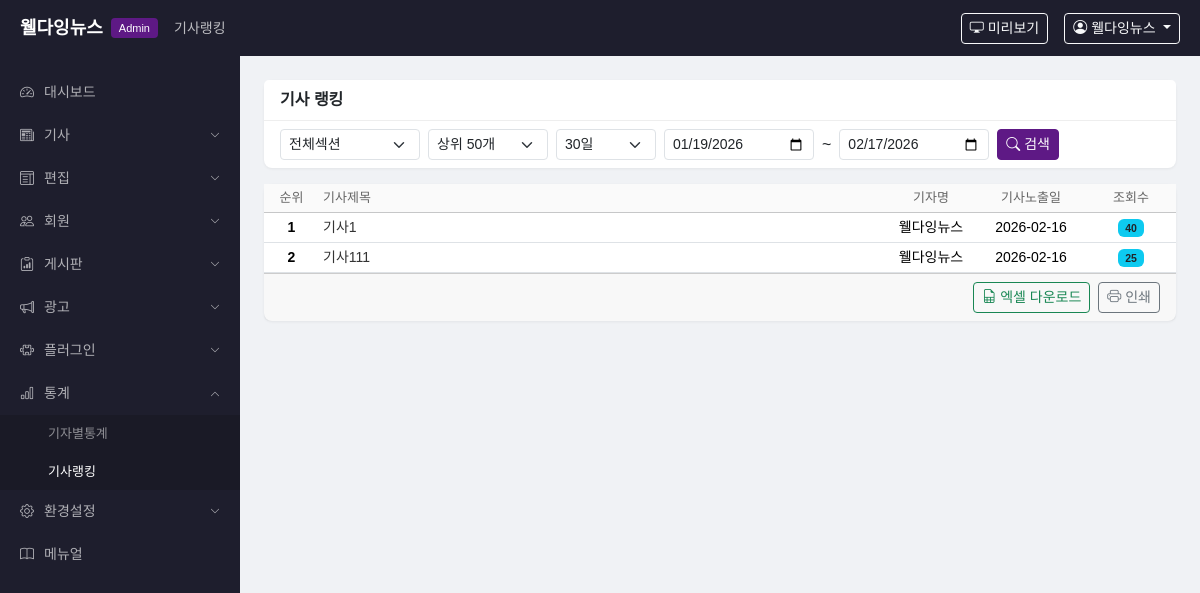
/admin/stats/ranking (signed in), run on the app's committed database.
### app/models.py (models this page shows, shortened)
class AdminUser(UserMixin, db.Model):
    __tablename__ = 'admin_user'
    id = db.Column(db.Integer, primary_key=True)
    user_id = db.Column(db.String(50), unique=True, nullable=False)
    password_hash = db.Column(db.String(256), nullable=False)
    name = db.Column(db.String(50), nullable=False)
    email = db.Column(db.String(100))
    department = db.Column(db.String(50), default='')
    level = db.Column(db.String(20), default='admin')  # admin, editor, reporter
    is_active = db.Column(db.Boolean, default=True)
    is_dormant = db.Column(db.Boolean, default=False)
    created_at = db.Column(db.DateTime, default=datetime.now)

class Article(db.Model):
    __tablename__ = 'article'
    id = db.Column(db.Integer, primary_key=True)
    title = db.Column(db.String(500), nullable=False)
    subtitle = db.Column(db.Text, default='')
    content = db.Column(db.Text, default='')
    summary = db.Column(db.Text, default='')
    section_id = db.Column(db.Integer, db.ForeignKey('section.id'))
    subsection_id = db.Column(db.Integer, db.ForeignKey('sub_section.id'))
    author_name = db.Column(db.String(50), default='웰다잉뉴스')
    author_email = db.Column(db.String(100), default='welldyingnews@naver.com')
    source = db.Column(db.String(100), default='')  # 기사출처
    level = db.Column(db.String(1), default='B')  # B=일반, I=중요, T=헤드라인
    recognition = db.Column(db.String(1), default='E')  # C=미승인, E=승인, R=반려
    article_type = db.Column(db.String(1), default='B')  # B=일반, P=카드뉴스, G=갤러리
    thumbnail_path = db.Column(db.String(500), default='')
    serial_code_id = db.Column(db.Integer, db.ForeignKey('serial_code.id'), nullable=True)
    keyword = db.Column(db.String(500), default='')
    view_count = db.Column(db.Integer, default=0)
    created_at = db.Column(db.DateTime, default=datetime.now)
    updated_at = db.Column(db.DateTime, default=datetime.now, onupdate=datetime.now)
    embargo_date = db.Column(db.DateTime, nullable=True)
    is_deleted = db.Column(db.Boolean, default=False)
    section = db.relationship('Section', backref='articles')
    subsection = db.relationship('SubSection', backref='articles')
    serial_code = db.relationship('SerialCode', backref='articles')
    article_relations = db.relationship('ArticleRelation', foreign_keys='ArticleRelation.article_id',
                                        backref='article', lazy='dynamic', cascade='all, delete-orphan')

### app/admin/routes.py (the view, shortened to what this page needs)
@admin_bp.route('/stats/ranking')
@admin_required
def stats_ranking():
    from datetime import timedelta
    opt_section = request.args.get('opt_section', '')
    opt_limit = request.args.get('opt_limit', 50, type=int)
    start_date = request.args.get('start_date', '')
    end_date = request.args.get('end_date', '')
    sc_date = request.args.get('sc_date', '30')
    today = datetime.now()
    if sc_date and sc_date != 'S':
        days = int(sc_date) if sc_date not in ('', 'S') else 30
        if days > 0:
            sd = today - timedelta(days=days - 1)
            ed = today
        elif days < 0:
            sd = ed = today - timedelta(days=1)
        else:
            sd = ed = today
    else:
        sd = today - timedelta(days=29)
        ed = today
    start_str = sd.strftime('%Y-%m-%d')
    end_str = ed.strftime('%Y-%m-%d')
    query = Article.query.filter(
        Article.is_deleted == False,
        Article.created_at >= sd,
        Article.created_at < ed + timedelta(days=1)
    )
    if opt_section:
        query = query.filter_by(section_id=int(opt_section))
    articles = query.order_by(Article.view_count.desc()).limit(opt_limit).all()
    sections = Section.query.order_by(Section.sort_order).all()
    return render_template('admin/stats_ranking.html',
                           articles=articles, sections=sections,
                           opt_section=opt_section, opt_limit=opt_limit,
                           start_date=start_str, end_date=end_str,
                           sc_date=sc_date)

### app/__init__.py (called while the page is built)
def create_app():
    app = Flask(__name__)
    app.config.from_object(Config)
    os.makedirs(app.config['UPLOAD_FOLDER'], exist_ok=True)
    db.init_app(app)
    login_manager.init_app(app)
    login_manager.login_view = 'admin.login'
    @login_manager.user_loader
    def load_user(user_id):
        return db.session.get(AdminUser, int(user_id))
    from app.admin import admin_bp
    from app.public import public_bp
    app.register_blueprint(admin_bp, url_prefix='/admin')
    app.register_blueprint(public_bp)
    with app.app_context():
        db.create_all()
    return app

### app/admin/routes.py (called while the page is built)
def admin_required(f):
    @wraps(f)
    @login_required
    def decorated(*args, **kwargs):
        return f(*args, **kwargs)
    return decorated

### app/admin/templates/admin/stats_ranking.html (shortened to what this page needs)
{% extends "admin/base.html" %}
{% block nav_title %}기사랭킹{% endblock %}
{% block content %}
<div class="card mb-3">
    <div class="card-header py-2"><strong>기사 랭킹</strong></div>
    <div class="card-body py-2">
        <form method="get" id="form_statistics_search">
            <div class="d-flex align-items-center gap-2 flex-wrap">
                <select name="opt_section" class="form-select form-select-sm" style="width:140px" onchange="this.form.submit()">
                    <option value="">전체섹션</option>
                </select>
                <select name="opt_limit" class="form-select form-select-sm" style="width:120px" onchange="this.form.submit()">
                    {% for n in [10, 20, 50, 100, 200, 500, 1000] %}
                    <option value="{{ n }}" {% if opt_limit == n %}selected{% endif %}>상위 {{ n }}개</option>
                    {% endfor %}
                </select>
                <select name="sc_date" class="form-select form-select-sm" style="width:100px" id="dateSel">
                    <option value="30" {% if sc_date == '30' %}selected{% endif %}>30일</option>
                </select>
                <input type="date" name="start_date" class="form-control form-control-sm" style="width:150px" value="{{ start_date }}">
                <span>~</span>
                <input type="date" name="end_date" class="form-control form-control-sm" style="width:150px" value="{{ end_date }}">
                <button type="submit" class="btn btn-sm btn-primary"><i class="bi bi-search"></i> 검색</button>
            </div>
        </form>
    </div>
</div>
<div class="card">
    <div class="table-responsive">
        <table class="table table-hover table-sm mb-0 align-middle">
            <thead class="table-light">
                <tr>
                    <th width="55" class="text-center">순위</th>
                    <th>기사제목</th>
                    <th width="90" class="text-center">기자명</th>
                    <th width="110" class="text-center">기사노출일</th>
                    <th width="90" class="text-center">조회수</th>
                </tr>
            </thead>
            <tbody>
                {% for article in articles %}
                <tr>
                    <td class="text-center fw-bold">{{ loop.index }}</td>
                    <td>
                        <a href="{{ url_for('admin.article_edit', article_id=article.id) }}" class="text-decoration-none">
                            {{ article.title|truncate(60) }}
                        </a>
                    </td>
                    <td class="text-center small">{{ article.author_name }}</td>
                    <td class="text-center small">{{ article.created_at.strftime('%Y-%m-%d') }}</td>
                    <td class="text-center"><span class="badge bg-info text-dark">{{ '{:,}'.format(article.view_count) }}</span></td>
                </tr>
                {% else %}
                <tr><td colspan="5" class="text-center text-muted py-4">데이터가 없습니다.</td></tr>
                {% endfor %}
            </tbody>
        </table>
    </div>
    <div class="card-footer d-flex justify-content-end gap-2 py-2">
        <a href="{{ url_for('admin.stats_ranking_csv', opt_section=opt_section, opt_limit=opt_limit, sc_date=sc_date, start_date=start_date, end_date=end_date) }}" class="btn btn-sm btn-outline-success">
            <i class="bi bi-file-earmark-spreadsheet"></i> 엑셀 다운로드
        </a>
        <button type="button" class="btn btn-sm btn-outline-secondary" onclick="window.print()">
            <i class="bi bi-printer"></i> 인쇄
        </button>
    </div>
</div>
{% endblock %}

### app/admin/templates/admin/base.html (shortened to what this page needs)
<!DOCTYPE html>
<html lang="ko">
<head>
    <link href="https://cdn.jsdelivr.net/npm/bootstrap@5.3.3/dist/css/bootstrap.min.css" rel="stylesheet">
    <link href="https://cdn.jsdelivr.net/npm/bootstrap-icons@1.11.3/font/bootstrap-icons.min.css" rel="stylesheet">
    <link href="{{ url_for('static', filename='css/admin.css') }}" rel="stylesheet">
</head>
<body>
<header class="admin-header">
    <div class="d-flex align-items-center w-100">
        <a href="{{ url_for('admin.dashboard') }}" class="admin-logo">
            <span class="logo-text">웰다잉뉴스</span>
            <span class="logo-badge">Admin</span>
        </a>
        <div class="admin-nav-title ms-3">{% block nav_title %}대시보드{% endblock %}</div>
        <div class="ms-auto d-flex align-items-center gap-3">
            <a href="{{ url_for('public.index') }}" target="_blank" class="btn btn-sm btn-outline-light">
                <i class="bi bi-display"></i> 미리보기
            </a>
            <div class="dropdown">
                <button class="btn btn-sm btn-outline-light dropdown-toggle" data-bs-toggle="dropdown">
                    <i class="bi bi-person-circle"></i> {{ current_user.name }}
                </button>
            </div>
        </div>
    </div>
</header>
<div class="admin-layout">
    <aside class="admin-sidebar">
        <nav>
            {% set ep = request.endpoint or '' %}
            <ul class="sidebar-nav">
                <li class="{% if ep == 'admin.dashboard' %}active{% endif %}">
                    <a href="{{ url_for('admin.dashboard') }}"><i class="bi bi-speedometer2"></i> 대시보드</a>
                </li>
                <li class="nav-group {% if 'article' in ep or ep == 'admin.approval' or ep == 'admin.article_comments' or ep == 'admin.article_structure' %}open{% endif %}">
                    <a href="#" class="nav-group-toggle"><i class="bi bi-newspaper"></i> 기사 <i class="bi bi-chevron-down ms-auto"></i></a>
                </li>
                <li class="nav-group {% if 'edit_layout' in ep %}open{% endif %}">
                    <a href="#" class="nav-group-toggle"><i class="bi bi-layout-text-window"></i> 편집 <i class="bi bi-chevron-down ms-auto"></i></a>
                </li>
                <li class="nav-group {% if 'member' in ep or 'dormant' in ep or 'etc_level' in ep or 'division' in ep or 'department' in ep %}open{% endif %}">
                    <a href="#" class="nav-group-toggle"><i class="bi bi-people"></i> 회원 <i class="bi bi-chevron-down ms-auto"></i></a>
                </li>
                <li class="nav-group {% if 'board' in ep or 'bbs' in ep or 'event_request' in ep %}open{% endif %}">
                    <a href="#" class="nav-group-toggle"><i class="bi bi-clipboard-data"></i> 게시판 <i class="bi bi-chevron-down ms-auto"></i></a>
                </li>
                <li class="nav-group {% if 'banner' in ep or 'popup' in ep %}open{% endif %}">
                    <a href="#" class="nav-group-toggle"><i class="bi bi-megaphone"></i> 광고 <i class="bi bi-chevron-down ms-auto"></i></a>
                </li>
                <li class="nav-group {% if 'poll' in ep %}open{% endif %}">
                    <a href="#" class="nav-group-toggle"><i class="bi bi-puzzle"></i> 플러그인 <i class="bi bi-chevron-down ms-auto"></i></a>
                </li>
                <li class="nav-group {% if 'stats' in ep %}open{% endif %}">
                    <a href="#" class="nav-group-toggle"><i class="bi bi-bar-chart"></i> 통계 <i class="bi bi-chevron-down ms-auto"></i></a>
                    <ul class="nav-sub">
                        <li class="{% if ep == 'admin.stats_authors' %}active{% endif %}"><a href="{{ url_for('admin.stats_authors') }}">기자별통계</a></li>
                        <li class="{% if ep == 'admin.stats_ranking' %}active{% endif %}"><a href="{{ url_for('admin.stats_ranking') }}">기사랭킹</a></li>
                    </ul>
                </li>
                <li class="nav-group {% if 'settings' in ep or 'section' in ep or 'comment_config' in ep %}open{% endif %}">
                    <a href="#" class="nav-group-toggle"><i class="bi bi-gear"></i> 환경설정 <i class="bi bi-chevron-down ms-auto"></i></a>
                </li>
                <li class="{% if ep == 'admin.manual' %}active{% endif %}">
                    <a href="{{ url_for('admin.manual') }}"><i class="bi bi-book"></i> 메뉴얼</a>
                </li>
            </ul>
        </nav>
    </aside>
    <main class="admin-content">
        {% block content %}{% endblock %}
    </main>
</div>
</body>
</html>

### app/static/css/admin.css (style rules this page uses)
body { font-family: 'Noto Sans KR', sans-serif; background: #f0f2f5; margin: 0; }
.admin-header { position: fixed; top: 0; left: 0; right: 0; z-index: 1000; height: 56px; background: #1e1e2d; color: #fff; display: flex; align-items: center; padding: 0 20px; }
.admin-logo { text-decoration: none; display: flex; align-items: center; gap: 8px; }
.admin-logo .logo-text { color: #fff; font-size: 18px; font-weight: 700; }
.admin-logo .logo-badge { background: #5e1985; color: #fff; font-size: 11px; padding: 2px 8px; border-radius: 4px; font-weight: 500; }
.admin-nav-title { color: rgba(255,255,255,0.7); font-size: 14px; }
.admin-layout { display: flex; margin-top: 56px; min-height: calc(100vh - 56px); }
.admin-sidebar { width: 240px; min-width: 240px; background: #1e1e2d; padding: 15px 0; position: fixed; top: 56px; bottom: 0; left: 0; overflow-y: auto; }
.sidebar-nav { list-style: none; padding: 0; margin: 0; }
.sidebar-nav > li > a { display: flex; align-items: center; gap: 10px; padding: 11px 20px; color: rgba(255,255,255,0.65); text-decoration: none; font-size: 14px; transition: all 0.2s; }
.nav-sub { list-style: none; padding: 0; margin: 0; display: none; background: rgba(0,0,0,0.15); }
.nav-group.open .nav-sub { display: block; }
.nav-sub li a { display: block; padding: 9px 20px 9px 48px; color: rgba(255,255,255,0.5); text-decoration: none; font-size: 13px; transition: all 0.2s; }
.nav-sub li a:hover, .nav-sub li.active a { color: #fff; }
.nav-group-toggle .ms-auto { font-size: 10px; transition: transform 0.2s; }
.nav-group.open .nav-group-toggle .ms-auto { transform: rotate(180deg); }
.admin-content { flex: 1; margin-left: 240px; padding: 24px; }
.card { border: none; box-shadow: 0 1px 3px rgba(0,0,0,0.06); border-radius: 8px; }
.card-header { background: #fff; border-bottom: 1px solid #eee; font-weight: 500; }
.table th { font-weight: 500; font-size: 13px; color: #666; background: #fafafa; }
.table td { font-size: 14px; vertical-align: middle; }
.table td a { color: #333; text-decoration: none; }
.btn-primary { background: #5e1985; border-color: #5e1985; }

### data on the page
AdminUser: name "웰다잉뉴스"
Article: title "기사1", author_name "웰다잉뉴스", created_at "2026-02-16", view_count "40"
Article: title "기사111", author_name "웰다잉뉴스", created_at "2026-02-16", view_count "25"
